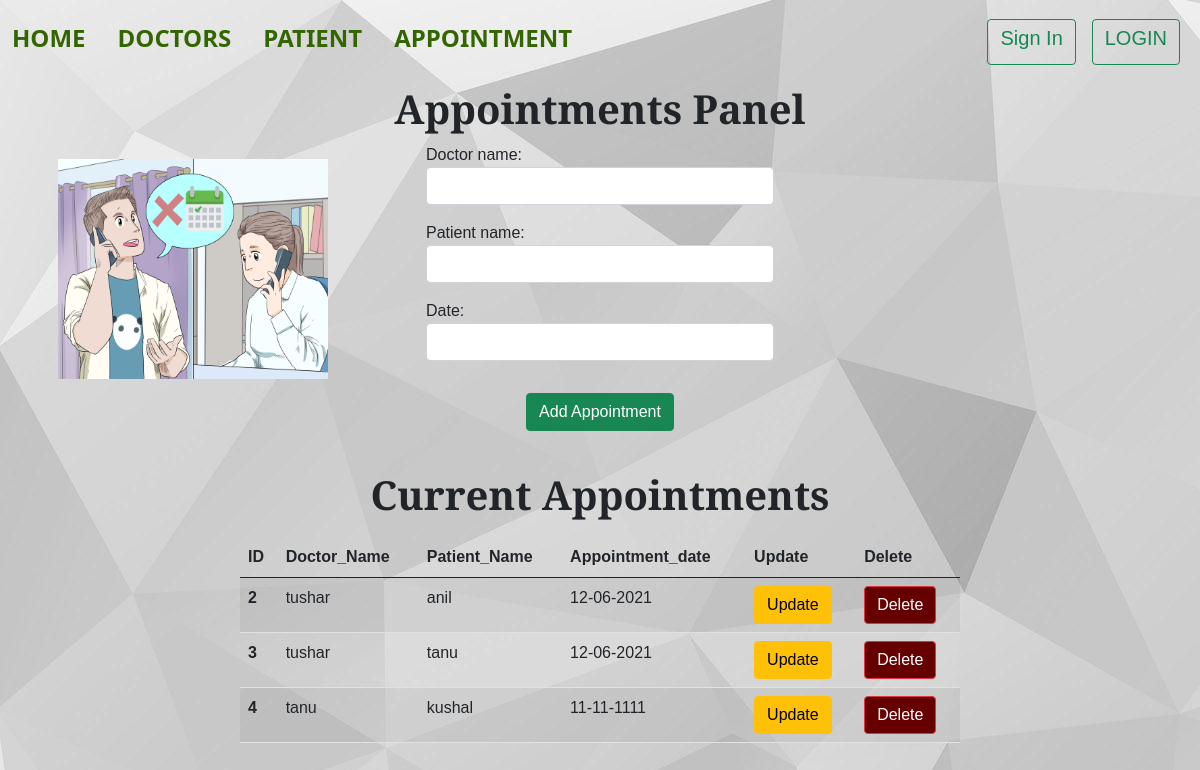
/appointment/, run on the app's committed database.
### home/models.py (models this page shows)
class Appointment(models.Model):
    doctor_name=models.CharField(max_length=30)
    patient_name=models.CharField(max_length=30)
    date=models.CharField(max_length=30)

### home/views.py (the view)
# urls.py: path('appointment/',views.appointment,name='appointment'),
def appointment(request):
    if request.method=='POST':
        fm=AppointmentRegistration(request.POST)
        if fm.is_valid:
            fm.save()
        fm=AppointmentRegistration()
    else:
        fm=AppointmentRegistration()
    stud=Appointment.objects.all()
    return render(request,'appointment.html',{'form':fm,'stu':stud})

### home/forms.py
class AppointmentRegistration(forms.ModelForm):
    class Meta:
        model=Appointment
        fields=['doctor_name','patient_name','date']
        widgets={
            'doctor_name':forms.TextInput(attrs={'class':'form-control'}),
            'patient_name':forms.TextInput(attrs={'class':'form-control'}),
            'date':forms.TextInput(attrs={'class':'form-control'}),
        }

### templates/appointment.html (shortened to what this page needs)
{% extends 'base.html' %}
{% block ablock %}active{% endblock ablock %}
{% block body %}
<center><h1><strong>Appointments Panel</strong></h1></center>
<div class="container">
<div class="container">
<div class="row">
<div class="col-sm-4 py-4 p-lg-5 offset-0">
    <img class="aimg1" src="../static/img/ma10.jpg" alt="loading...">
    </div>
<div class="col-sm-4 offset-0">
<form action="" method='post'>
{{form.as_p}}
<center><input type="submit" class="btn btn-success my-3" value="Add Appointment"></center>
</form>
</div>
</div>
</div>
<div class="container my-4">
<div class="row">
<div class="col-sm-8 offset-2">
<center><h1><strong>Current Appointments</strong></h1></center>
<table class="table table-striped table-hover my-3">
  <thead>
      <th scope="col">ID</th>
      <th scope="col">Doctor_Name</th>
      <th scope="col">Patient_Name</th>
      <th scope="col">Appointment_date</th>
      <th scope="col">Update</th>
      <th scope="col">Delete</th>
  </thead>
  <tbody>
    {% for st in stu %}
    <tr>
      <th scope="row">{{st.id}}</th>
      <td>{{st.doctor_name}}</td>
      <td>{{st.patient_name}}</td>
      <td>{{st.date}}</td>
      <td><a class="btn btn-warning" href="{% url 'update_data2' st.id %}" role="button">Update</a></td>
      <td>
      <form action="{% url 'delete_data2' st.id %}" method="post">
        <input type="submit" class="btn btn-danger ban1" value="Delete">
      </form>
      </td>
    </tr>
    {% endfor %}
  </tbody>
</table>
</div>
</div>
</div>
</div>
{% endblock body %}

### data on the page
Appointment: id "2", doctor_name "tushar", patient_name "anil", date "12-06-2021"
Appointment: id "3", doctor_name "tushar", patient_name "tanu", date "12-06-2021"
Appointment: id "4", doctor_name "tanu", patient_name "kushal", date "11-11-1111"
